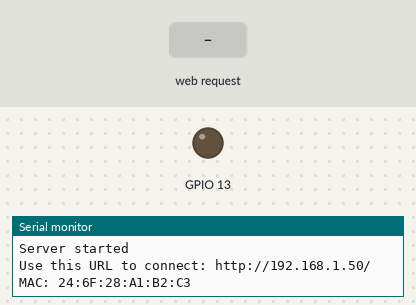
A sketch run on a simulated ESP8266 (NodeMCU). Parts: output pins drawn as LEDs (lit = HIGH), the last lines printed to the serial monitor. The test bench sets the inputs (shaded band). WiFi joins after 1.5 s; servers stay silent unless stated.

Above: at 2.7 s.
2.8 s: HTTP request GET /LED=ON received
At 3.8 s:
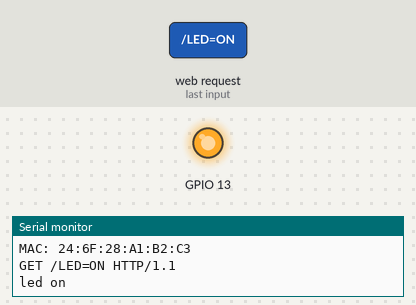
4.3 s: HTTP request GET /LED=OFF received
At 4.9 s:
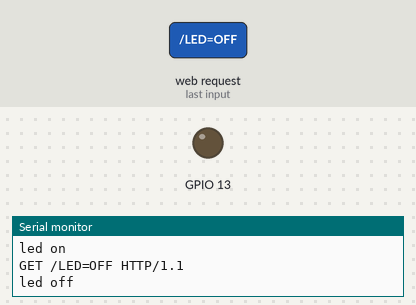
Timing chart, 0 to 7.3 s (numbered marks = the images above; inputs shaded):
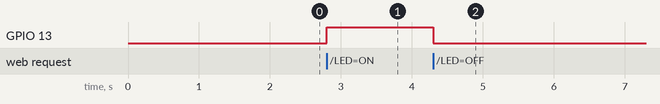

The sketch:

wifi.ino
```cpp
#include <ESP8266WiFi.h>

const char* ssid = "arboreo";
const char* password = "password";
byte mac[6];


WiFiServer server(80);

void setup() {
  pinMode(13,OUTPUT);
  Serial.begin(115200);
  delay(10);

  Serial.println(ssid);
  WiFi.begin(ssid, password);

  while (WiFi.status() != WL_CONNECTED) {
    delay(500);
  }

  server.begin();
  Serial.println("Server started");

  // Print the IP address
  Serial.print("Use this URL to connect: ");
  Serial.print("http://");
  Serial.print(WiFi.localIP());
  Serial.println("/");
  printMac();
}

void printMac(){
  WiFi.macAddress(mac);
  Serial.print("MAC: ");
  Serial.print(mac[0],HEX);
  Serial.print(":");
  Serial.print(mac[1],HEX);
  Serial.print(":");
  Serial.print(mac[2],HEX);
  Serial.print(":");
  Serial.print(mac[3],HEX);
  Serial.print(":");
  Serial.print(mac[4],HEX);
  Serial.print(":");
  Serial.println(mac[5],HEX);
}

void loop() {
  // Check if a client has connected
  WiFiClient client = server.available();
  if (!client) {
    return;
  }

  // Wait until the client sends some data
  while(!client.available()){
    delay(1);
  }

  // Read the first line of the request
  String request = client.readStringUntil('\r');
  Serial.println(request);
  client.flush();

  // Match the request
  String value = "";
  if (request.indexOf("/LED=ON") != -1)  {
    Serial.println("led on");
    digitalWrite(13, HIGH);
    value = "on";
  }
  if (request.indexOf("/LED=OFF") != -1)  {
    Serial.println("led off");
    digitalWrite(13, LOW);
    value = "off";
  }

  // Return the response
  client.println("HTTP/1.1 200 OK");
  client.println("Content-Type: text/html");
  client.println(""); //  do not forget this one
  client.println("<!DOCTYPE HTML>");
  client.println("<html>");
  client.println("wifi " + value);
  client.println("<br><br>");
  client.println("<a href=\"/LED=ON\"\"><button>Turn On </button></a>");
  client.println("<a href=\"/LED=OFF\"\"><button>Turn Off </button></a><br />");
  client.println("</html>");

  delay(1);
}
```

Measured:
- after the input at 2.8 s, GPIO 13: LOW → HIGH at once
- after the input at 4.3 s, GPIO 13: HIGH → LOW at once
